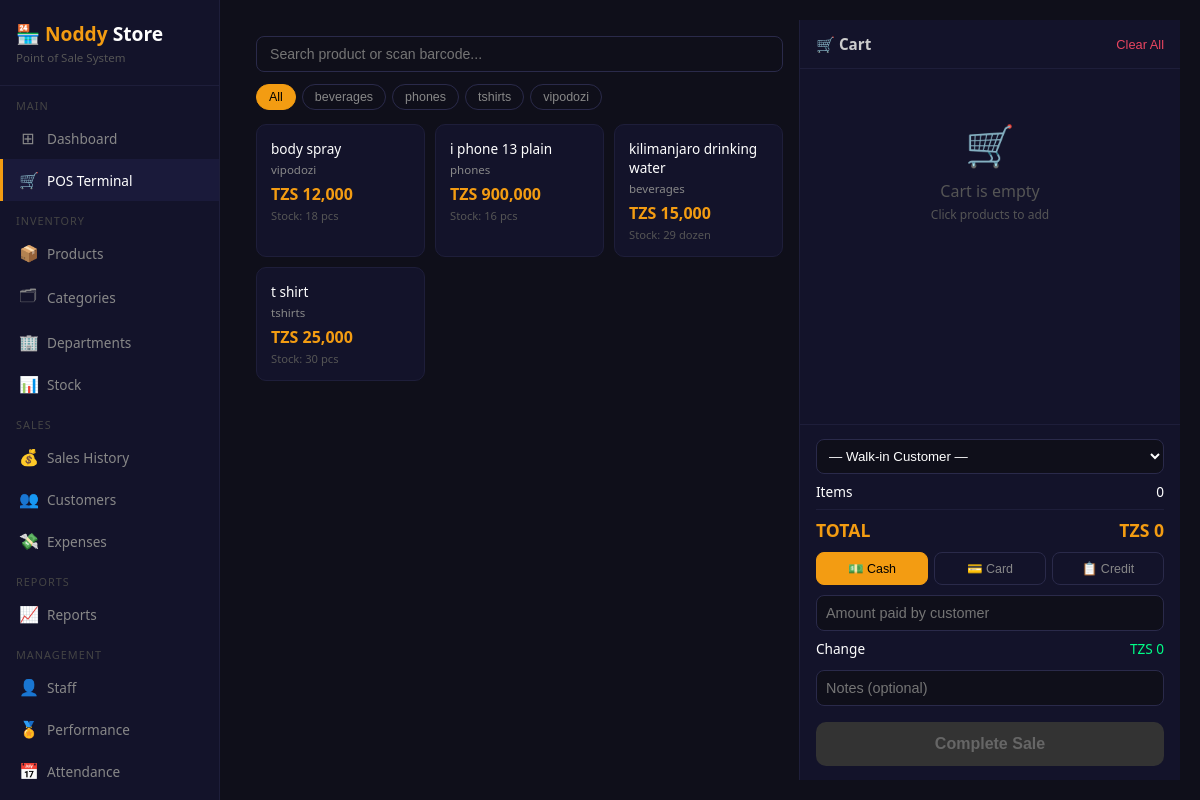
/pos (signed in), run on the app's committed database.
### tables this page shows
CREATE TABLE categories (
        id            INTEGER PRIMARY KEY AUTOINCREMENT,
        name          TEXT NOT NULL,
        department_id INTEGER,
        description   TEXT,
        created_at    TEXT DEFAULT CURRENT_TIMESTAMP,
        FOREIGN KEY (department_id) REFERENCES departments(id)
    );

CREATE TABLE products (
        id            INTEGER PRIMARY KEY AUTOINCREMENT,
        name          TEXT NOT NULL,
        barcode       TEXT UNIQUE,
        category_id   INTEGER,
        branch_id     INTEGER,
        buying_price  REAL DEFAULT 0,
        selling_price REAL DEFAULT 0,
        stock_qty     INTEGER DEFAULT 0,
        min_stock     INTEGER DEFAULT 5,
        unit          TEXT DEFAULT 'pcs',
        description   TEXT,
        active        INTEGER DEFAULT 1,
        created_at    TEXT DEFAULT CURRENT_TIMESTAMP,
        FOREIGN KEY (category_id) REFERENCES categories(id),
        FOREIGN KEY (branch_id)   REFERENCES branches(id)
    );

### app.py (the view)
@app.route('/pos')
@login_required
def pos():
    conn      = get_db()
    branch_id = session.get('branch_id')
    role      = session.get('role')
    bf        = '' if role == 'admin' else f'AND p.branch_id={branch_id}'
    products  = conn.execute(f'''
        SELECT p.*,c.name as cat_name,d.name as dept_name
        FROM products p
        LEFT JOIN categories c ON p.category_id=c.id
        LEFT JOIN departments d ON c.department_id=d.id
        WHERE p.active=1 AND p.stock_qty>0 {bf}
        ORDER BY p.name
    ''').fetchall()
    if role == 'admin':
        customers  = conn.execute('SELECT * FROM customers ORDER BY full_name').fetchall()
    else:
        customers  = conn.execute(
            'SELECT * FROM customers WHERE branch_id=? ORDER BY full_name',
            (branch_id,)
        ).fetchall()
    categories = conn.execute('SELECT * FROM categories ORDER BY name').fetchall()
    conn.close()
    return render_template('pos.html',
        products=products, customers=customers, categories=categories)

### app.py (called while the page is built)
def login_required(f):
    @wraps(f)
    def decorated(*args, **kwargs):
        if 'user_id' not in session:
            return redirect(url_for('login'))
        return f(*args, **kwargs)
    return decorated

### database.py (called while the page is built)
def get_db():
    conn = sqlite3.connect(DB)
    conn.row_factory = sqlite3.Row
    return conn

### templates/pos.html (shortened to what this page needs)
{% extends 'base.html' %}
{% block content %}
<div class="pos-layout">
    <div class="products-panel">
        <div class="search-bar">
            <input type="text" id="prod-search"
                   placeholder="Search product or scan barcode..."
                   oninput="filterProducts()"/>
        </div>
        <div class="cat-filters">
            <button class="cat-btn active" onclick="filterCat('',this)">All</button>
            {% for c in categories %}
            <button class="cat-btn"
                    onclick="filterCat('{{ c.id }}',this)">
                {{ c.name }}
            </button>
            {% endfor %}
        </div>
        <div class="product-grid" id="product-grid">
            {% for p in products %}
            <div class="product-card {% if p.stock_qty==0 %}out-of-stock{% endif %}"
                 data-id="{{ p.id }}"
                 data-name="{{ p.name }}"
                 data-price="{{ p.selling_price }}"
                 data-stock="{{ p.stock_qty }}"
                 data-cat="{{ p.category_id }}"
                 onclick="addToCart(this)">
                <div class="pname">{{ p.name }}</div>
                <div class="pcat">{{ p.cat_name or '' }}</div>
                <div class="pprice">TZS {{ "{:,.0f}".format(p.selling_price) }}</div>
                <div class="pstock">Stock: {{ p.stock_qty }} {{ p.unit }}</div>
            </div>
            {% endfor %}
        </div>
    </div>
    <div class="cart-panel">
        <div class="cart-header">
            <h3>🛒 Cart</h3>
            <button onclick="clearCart()"
                    style="background:transparent;border:none;color:#e94560;cursor:pointer;font-size:0.8rem;">
                Clear All
            </button>
        </div>
        <div class="cart-items" id="cart-items">
            <div class="empty-cart" id="empty-msg">
                <div class="icon">🛒</div>
                <p>Cart is empty</p>
                <p style="font-size:0.75rem;margin-top:4px">Click products to add</p>
            </div>
        </div>
        <div class="cart-footer">
            <select id="customer-select"
                    style="width:100%;padding:8px;background:#0f0f1a;border:1px solid #2a2a4a;border-radius:8px;color:#fff;outline:none;margin-bottom:8px;font-size:0.83rem;">
                <option value="">— Walk-in Customer —</option>
            </select>
            <div class="total-row">
                <span>Items</span>
                <span id="total-items">0</span>
            </div>
            <div class="total-row grand">
                <span>TOTAL</span>
                <span id="total-amount">TZS 0</span>
            </div>
            <div class="payment-btns">
                <button class="pay-btn active" onclick="setPayment('cash',this)">💵 Cash</button>
                <button class="pay-btn" onclick="setPayment('card',this)">💳 Card</button>
                <button class="pay-btn" onclick="setPayment('credit',this)">📋 Credit</button>
            </div>
            <div id="paid-section">
                <input type="number" class="paid-input" id="paid-amount"
                       placeholder="Amount paid by customer" step="100"/>
                <div class="total-row">
                    <span>Change</span>
                    <span id="change-amount" style="color:#00ff88">TZS 0</span>
                </div>
            </div>
            <input type="text" class="paid-input" id="sale-notes"
                   placeholder="Notes (optional)" style="margin-top:4px;"/>
            <button class="checkout-btn" id="checkout-btn"
                    onclick="checkout()" disabled>
                Complete Sale
            </button>
        </div>
    </div>
</div>
{% endblock %}

### templates/base.html (style rules this page uses)
* { margin:0;padding:0;box-sizing:border-box; }
body { background:#0f0f1a;color:#fff;font-family:'Segoe UI',sans-serif;display:flex;min-height:100vh; }

### templates/pos.html (style rules this page uses)
.pos-layout { display:grid;grid-template-columns:1fr 380px;gap:0;height:calc(100vh - 40px); }
.products-panel { padding:16px;overflow-y:auto;border-right:1px solid #1e1e3a; }
.cart-panel { background:#13132a;display:flex;flex-direction:column;height:100%; }
.search-bar { display:flex;gap:8px;margin-bottom:12px; }
.search-bar input { flex:1;padding:9px 13px;background:#0f0f1a;border:1px solid #2a2a4a;border-radius:8px;color:#fff;outline:none;font-size:0.88rem; }
.cat-filters { display:flex;gap:6px;flex-wrap:wrap;margin-bottom:14px; }
.cat-btn { padding:5px 12px;border-radius:20px;border:1px solid #2a2a4a;background:transparent;color:#888;cursor:pointer;font-size:0.78rem;transition:all .2s; }
.cat-btn.active,.cat-btn:hover { background:#f39c12;color:#000;border-color:#f39c12; }
.product-grid { display:grid;grid-template-columns:repeat(auto-fill,minmax(150px,1fr));gap:10px; }
.product-card { background:#13132a;border:1px solid #1e1e3a;border-radius:10px;padding:14px;cursor:pointer;transition:all .2s;position:relative; }
.product-card .pname { font-size:0.85rem;font-weight:500;margin-bottom:4px;color:#fff; }
.product-card .pcat { font-size:0.72rem;color:#888;margin-bottom:6px; }
.product-card .pprice { font-size:1rem;font-weight:700;color:#f39c12; }
.product-card .pstock { font-size:0.7rem;color:#555;margin-top:3px; }
.cart-header { padding:14px 16px;border-bottom:1px solid #1e1e3a;display:flex;justify-content:space-between;align-items:center; }
.cart-header h3 { font-size:0.95rem;color:#ccc; }
.cart-items { flex:1;overflow-y:auto;padding:8px 16px; }
.cart-footer { padding:14px 16px;border-top:1px solid #1e1e3a; }
.total-row { display:flex;justify-content:space-between;margin-bottom:8px;font-size:0.85rem; }
.total-row.grand { font-size:1.1rem;font-weight:700;color:#f39c12;margin-top:8px;padding-top:8px;border-top:1px solid #1e1e3a; }
.payment-btns { display:grid;grid-template-columns:1fr 1fr 1fr;gap:6px;margin:10px 0; }
.pay-btn { padding:8px;border:1px solid #2a2a4a;background:transparent;color:#888;border-radius:8px;cursor:pointer;font-size:0.78rem;transition:all .2s; }
.pay-btn.active { background:#f39c12;color:#000;border-color:#f39c12; }
.checkout-btn { width:100%;padding:13px;background:#f39c12;border:none;border-radius:10px;color:#000;font-size:1rem;font-weight:700;cursor:pointer;transition:background .2s;margin-top:8px; }
.checkout-btn:disabled { background:#333;color:#666;cursor:not-allowed; }
.paid-input { width:100%;padding:9px;background:#0f0f1a;border:1px solid #2a2a4a;border-radius:8px;color:#fff;outline:none;font-size:0.9rem;margin-bottom:8px; }
.empty-cart { text-align:center;padding:40px 20px;color:#555; }
.empty-cart .icon { font-size:2.5rem;margin-bottom:8px; }

### data on the page
categories: name "beverages"
categories: name "phones"
categories: name "tshirts"
categories: name "vipodozi"
products: name "body spray", name "vipodozi", selling_price "12,000", stock_qty "18", unit "pcs"
products: name "i phone 13 plain", name "phones", selling_price "900,000", stock_qty "16", unit "pcs"
products: name "kilimanjaro drinking water", name "beverages", selling_price "15,000", stock_qty "29", unit "dozen"
products: name "t shirt", name "tshirts", selling_price "25,000", stock_qty "30", unit "pcs"
